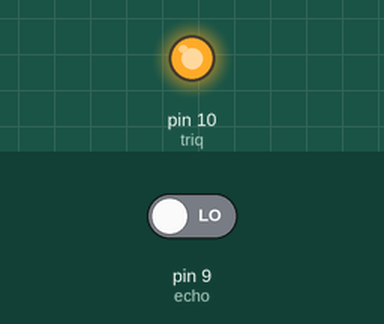
A sketch run on a simulated Arduino Uno, built with avr-gcc and run on an emulated ATmega328P. Shown: output pins drawn as LEDs (lit = HIGH). The inputs (shaded band) are chosen by the test bench; at power-on: pin 9 (echo) LOW. What the sketch prints to the serial monitor is not drawn.

Above: at 0.1 s.
Timing chart, 0 to 1.6 s (numbered marks = the images above):
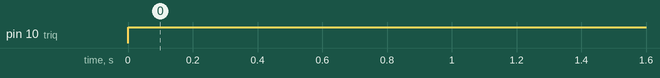

Measured:
- by itself, pin 10 (triq): LOW → HIGH at 0.00 s

The sketch:

_001_sensor_ultrasonido.ino
```cpp
float distancia;
float tiempo;

int echo = 9;
int triq = 10;

void setup(){
  Serial.begin(9600);
  pinMode(triq, OUTPUT); /*activación del pin 9 como salida: para el pulso ultrasónico*/
  pinMode(echo, INPUT); /*activación del pin 8 como entrada: tiempo del rebote del ultrasonido*/
}

void loop(){
  digitalWrite(triq, LOW); /* Por cuestión de estabilización del sensor*/
  delayMicroseconds(5);
  digitalWrite(triq, HIGH); /* envío del pulso ultrasónico*/
  delayMicroseconds(10);

  tiempo = pulseIn(echo, HIGH); /* Función para medir la longitud del pulso entrante.
  Mide el tiempo que transcurrido entre el envío del pulso ultrasónico y cuando
  el sensor recibe el rebote, es decir: desde que el pin 12 empieza a recibir
  el rebote, HIGH, hasta que deja de hacerlo, LOW, la longitud del pulso entrante*/

  distancia = 0.017*tiempo; /*fórmula para calcular la distancia obteniendo un valor entero*/

  /*Monitorización en centímetros por el monitor serial*/
  Serial.print("Distancia ");
  Serial.print(distancia);
  Serial.println(" cm");
  delay(1000);
}
```
